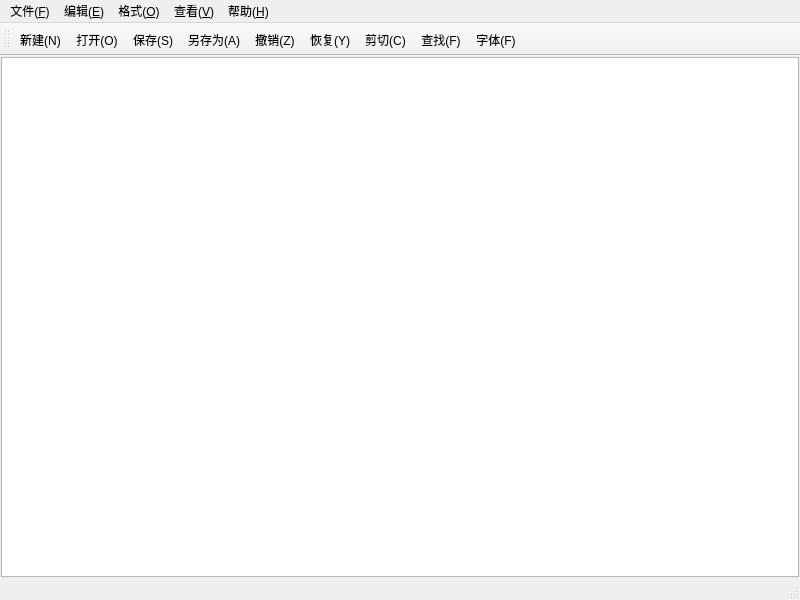
<?xml version="1.0" encoding="UTF-8"?>
<ui version="4.0">
 <class>MainWindow</class>
 <widget class="QMainWindow" name="MainWindow">
  <property name="geometry">
   <rect>
    <x>0</x>
    <y>0</y>
    <width>800</width>
    <height>600</height>
   </rect>
  </property>
  <property name="windowTitle">
   <string>MainWindow</string>
  </property>
  <widget class="QWidget" name="centralwidget">
   <layout class="QVBoxLayout" name="verticalLayout">
    <property name="spacing">
     <number>0</number>
    </property>
    <property name="leftMargin">
     <number>1</number>
    </property>
    <property name="topMargin">
     <number>1</number>
    </property>
    <property name="rightMargin">
     <number>1</number>
    </property>
    <property name="bottomMargin">
     <number>1</number>
    </property>
    <item>
     <layout class="QFormLayout" name="formLayout"/>
    </item>
    <item>
     <widget class="QPlainTextEdit" name="testEdit"/>
    </item>
   </layout>
  </widget>
  <widget class="QMenuBar" name="menubar">
   <property name="geometry">
    <rect>
     <x>0</x>
     <y>0</y>
     <width>800</width>
     <height>22</height>
    </rect>
   </property>
   <widget class="QMenu" name="menu">
    <property name="title">
     <string>文件(&amp;F)</string>
    </property>
    <addaction name="actionNew"/>
    <addaction name="actionOpen"/>
   </widget>
   <widget class="QMenu" name="menu_E">
    <property name="title">
     <string>编辑(&amp;E)</string>
    </property>
   </widget>
   <widget class="QMenu" name="menu_O">
    <property name="title">
     <string>格式(&amp;O)</string>
    </property>
    <addaction name="actionAutoExchangeLine"/>
    <addaction name="actionLineNumber"/>
    <addaction name="actionFort"/>
    <addaction name="actionColor"/>
    <addaction name="actionFornColor"/>
    <addaction name="actionSettingColor"/>
   </widget>
   <widget class="QMenu" name="menu_V">
    <property name="title">
     <string>查看(&amp;V)</string>
    </property>
   </widget>
   <widget class="QMenu" name="menu_H">
    <property name="title">
     <string>帮助(&amp;H)</string>
    </property>
    <addaction name="action_A"/>
   </widget>
   <addaction name="menu"/>
   <addaction name="menu_E"/>
   <addaction name="menu_O"/>
   <addaction name="menu_V"/>
   <addaction name="menu_H"/>
  </widget>
  <widget class="QStatusBar" name="statusbar"/>
  <widget class="QToolBar" name="toolBar">
   <property name="windowTitle">
    <string>toolBar</string>
   </property>
   <attribute name="toolBarArea">
    <enum>TopToolBarArea</enum>
   </attribute>
   <attribute name="toolBarBreak">
    <bool>false</bool>
   </attribute>
   <addaction name="actionNew"/>
   <addaction name="actionOpen"/>
   <addaction name="actionSave"/>
   <addaction name="actionSave_as"/>
   <addaction name="actionUndo"/>
   <addaction name="actionRedo"/>
   <addaction name="actionCut"/>
   <addaction name="actionFind"/>
   <addaction name="actionFort"/>
  </widget>
  <action name="actionNew">
   <property name="icon">
    <iconset>
     <normaloff>:/img/png/24px_blue/note_add.png</normaloff>:/img/png/24px_blue/note_add.png</iconset>
   </property>
   <property name="text">
    <string>新建(&amp;N)</string>
   </property>
   <property name="toolTip">
    <string>新建</string>
   </property>
   <property name="shortcut">
    <string>Ctrl+N</string>
   </property>
   <property name="menuRole">
    <enum>QAction::MenuRole::NoRole</enum>
   </property>
  </action>
  <action name="actionCopy">
   <property name="icon">
    <iconset>
     <normaloff>:/img/png/24px_blue/content_copy.png</normaloff>:/img/png/24px_blue/content_copy.png</iconset>
   </property>
   <property name="text">
    <string>复制(&amp;C)</string>
   </property>
   <property name="toolTip">
    <string>复制</string>
   </property>
   <property name="shortcut">
    <string>Ctrl+C</string>
   </property>
   <property name="menuRole">
    <enum>QAction::MenuRole::NoRole</enum>
   </property>
  </action>
  <action name="actionOpen">
   <property name="icon">
    <iconset>
     <normaloff>:/img/png/24px_blue/folder_open.png</normaloff>:/img/png/24px_blue/folder_open.png</iconset>
   </property>
   <property name="text">
    <string>打开(&amp;O)</string>
   </property>
   <property name="toolTip">
    <string>打开</string>
   </property>
   <property name="shortcut">
    <string>Ctrl+O</string>
   </property>
   <property name="menuRole">
    <enum>QAction::MenuRole::NoRole</enum>
   </property>
  </action>
  <action name="actionSave">
   <property name="icon">
    <iconset>
     <normaloff>:/img/png/24px_blue/save.png</normaloff>:/img/png/24px_blue/save.png</iconset>
   </property>
   <property name="text">
    <string>保存(&amp;S)</string>
   </property>
   <property name="toolTip">
    <string>保存</string>
   </property>
   <property name="shortcut">
    <string>Ctrl+S</string>
   </property>
   <property name="menuRole">
    <enum>QAction::MenuRole::NoRole</enum>
   </property>
  </action>
  <action name="actionCut">
   <property name="icon">
    <iconset>
     <normaloff>:/img/png/24px_blue/content_cut.png</normaloff>:/img/png/24px_blue/content_cut.png</iconset>
   </property>
   <property name="text">
    <string>剪切(&amp;C)</string>
   </property>
   <property name="toolTip">
    <string>剪切</string>
   </property>
   <property name="shortcut">
    <string>Ctrl+X</string>
   </property>
   <property name="menuRole">
    <enum>QAction::MenuRole::NoRole</enum>
   </property>
  </action>
  <action name="actionExit">
   <property name="icon">
    <iconset>
     <normaloff>:/img/png/24px_blue/exit_to_app.png</normaloff>:/img/png/24px_blue/exit_to_app.png</iconset>
   </property>
   <property name="text">
    <string>退出(&amp;W)</string>
   </property>
   <property name="toolTip">
    <string>退出</string>
   </property>
   <property name="menuRole">
    <enum>QAction::MenuRole::NoRole</enum>
   </property>
  </action>
  <action name="actionUndo">
   <property name="icon">
    <iconset>
     <normaloff>:/img/png/24px_blue/undo.png</normaloff>:/img/png/24px_blue/undo.png</iconset>
   </property>
   <property name="text">
    <string>撤销(&amp;Z)</string>
   </property>
   <property name="toolTip">
    <string>撤销</string>
   </property>
   <property name="shortcut">
    <string>Ctrl+Z</string>
   </property>
   <property name="menuRole">
    <enum>QAction::MenuRole::NoRole</enum>
   </property>
  </action>
  <action name="actionSave_as">
   <property name="icon">
    <iconset>
     <normaloff>:/img/png/24px_blue/save_as.png</normaloff>:/img/png/24px_blue/save_as.png</iconset>
   </property>
   <property name="text">
    <string>另存为(&amp;A)</string>
   </property>
   <property name="toolTip">
    <string>另存为</string>
   </property>
   <property name="menuRole">
    <enum>QAction::MenuRole::NoRole</enum>
   </property>
  </action>
  <action name="actionFind">
   <property name="icon">
    <iconset>
     <normaloff>:/img/png/24px_blue/find_in_page.png</normaloff>:/img/png/24px_blue/find_in_page.png</iconset>
   </property>
   <property name="text">
    <string>查找(&amp;F)</string>
   </property>
   <property name="toolTip">
    <string>查找</string>
   </property>
   <property name="shortcut">
    <string>Ctrl+F</string>
   </property>
   <property name="menuRole">
    <enum>QAction::MenuRole::NoRole</enum>
   </property>
  </action>
  <action name="actionReplace">
   <property name="icon">
    <iconset>
     <normaloff>:/img/png/24px_blue/find_replace.png</normaloff>:/img/png/24px_blue/find_replace.png</iconset>
   </property>
   <property name="text">
    <string>替换(&amp;R)</string>
   </property>
   <property name="toolTip">
    <string>替换</string>
   </property>
   <property name="shortcut">
    <string>Ctrl+H</string>
   </property>
   <property name="menuRole">
    <enum>QAction::MenuRole::NoRole</enum>
   </property>
  </action>
  <action name="actionFort">
   <property name="icon">
    <iconset>
     <normaloff>:/img/png/24px_blue/text_format.png</normaloff>:/img/png/24px_blue/text_format.png</iconset>
   </property>
   <property name="text">
    <string>字体(&amp;F)</string>
   </property>
   <property name="toolTip">
    <string>字体</string>
   </property>
   <property name="menuRole">
    <enum>QAction::MenuRole::NoRole</enum>
   </property>
  </action>
  <action name="actionPaste">
   <property name="icon">
    <iconset>
     <normaloff>:/img/png/24px_blue/content_paste.png</normaloff>:/img/png/24px_blue/content_paste.png</iconset>
   </property>
   <property name="text">
    <string>粘贴(&amp;P)</string>
   </property>
   <property name="toolTip">
    <string>粘贴</string>
   </property>
   <property name="shortcut">
    <string>Ctrl+V</string>
   </property>
   <property name="menuRole">
    <enum>QAction::MenuRole::NoRole</enum>
   </property>
  </action>
  <action name="actionTool">
   <property name="icon">
    <iconset>
     <normaloff>:/img/png/24px_blue/settings.png</normaloff>:/img/png/24px_blue/settings.png</iconset>
   </property>
   <property name="text">
    <string>工具栏(&amp;T)</string>
   </property>
   <property name="toolTip">
    <string>工具栏</string>
   </property>
   <property name="menuRole">
    <enum>QAction::MenuRole::NoRole</enum>
   </property>
  </action>
  <action name="actionAll">
   <property name="icon">
    <iconset>
     <normaloff>:/img/png/24px_blue/select_all.png</normaloff>:/img/png/24px_blue/select_all.png</iconset>
   </property>
   <property name="text">
    <string>全选(&amp;A)</string>
   </property>
   <property name="toolTip">
    <string>全选</string>
   </property>
   <property name="shortcut">
    <string>Ctrl+A</string>
   </property>
   <property name="menuRole">
    <enum>QAction::MenuRole::NoRole</enum>
   </property>
  </action>
  <action name="actionRedo">
   <property name="icon">
    <iconset>
     <normaloff>:/img/png/24px_blue/redo.png</normaloff>:/img/png/24px_blue/redo.png</iconset>
   </property>
   <property name="text">
    <string>恢复(&amp;Y)</string>
   </property>
   <property name="toolTip">
    <string>恢复</string>
   </property>
   <property name="shortcut">
    <string>Ctrl+Y</string>
   </property>
   <property name="menuRole">
    <enum>QAction::MenuRole::NoRole</enum>
   </property>
  </action>
  <action name="actionAbout">
   <property name="icon">
    <iconset>
     <normaloff>:/img/png/24px_blue/info.png</normaloff>:/img/png/24px_blue/info.png</iconset>
   </property>
   <property name="text">
    <string>关于(&amp;A)</string>
   </property>
   <property name="toolTip">
    <string>关于</string>
   </property>
   <property name="menuRole">
    <enum>QAction::MenuRole::NoRole</enum>
   </property>
  </action>
  <action name="action_A">
   <property name="icon">
    <iconset>
     <normaloff>:/img/png/24px_blue/info.png</normaloff>:/img/png/24px_blue/info.png</iconset>
   </property>
   <property name="text">
    <string>关于(&amp;A)</string>
   </property>
  </action>
  <action name="actionColor">
   <property name="icon">
    <iconset>
     <normaloff>:/img/png/24px_blue/format_color_text.png</normaloff>:/img/png/24px_blue/format_color_text.png</iconset>
   </property>
   <property name="text">
    <string>字体颜色</string>
   </property>
   <property name="toolTip">
    <string>字体颜色</string>
   </property>
   <property name="menuRole">
    <enum>QAction::MenuRole::NoRole</enum>
   </property>
  </action>
  <action name="actionSettingColor">
   <property name="text">
    <string>编辑器背景色</string>
   </property>
   <property name="toolTip">
    <string>编辑器背景色</string>
   </property>
   <property name="menuRole">
    <enum>QAction::MenuRole::NoRole</enum>
   </property>
  </action>
  <action name="actionLineNumber">
   <property name="checkable">
    <bool>true</bool>
   </property>
   <property name="icon">
    <iconset>
     <normaloff>:/img/png/24px_blue/format_list_numbered.png</normaloff>:/img/png/24px_blue/format_list_numbered.png</iconset>
   </property>
   <property name="text">
    <string>显示行号</string>
   </property>
   <property name="toolTip">
    <string>显示行号</string>
   </property>
   <property name="menuRole">
    <enum>QAction::MenuRole::NoRole</enum>
   </property>
  </action>
  <action name="actionFornColor">
   <property name="icon">
    <iconset>
     <normaloff>:/img/png/24px_blue/highlight.png</normaloff>:/img/png/24px_blue/highlight.png</iconset>
   </property>
   <property name="text">
    <string>字体背景色</string>
   </property>
   <property name="toolTip">
    <string>字体背景色</string>
   </property>
   <property name="menuRole">
    <enum>QAction::MenuRole::NoRole</enum>
   </property>
  </action>
  <action name="actionAutoExchangeLine">
   <property name="checkable">
    <bool>true</bool>
   </property>
   <property name="icon">
    <iconset>
     <normaloff>:/img/png/24px_blue/wrap_text.png</normaloff>:/img/png/24px_blue/wrap_text.png</iconset>
   </property>
   <property name="text">
    <string>自动换行(&amp;W)</string>
   </property>
   <property name="toolTip">
    <string>自动换行</string>
   </property>
   <property name="menuRole">
    <enum>QAction::MenuRole::NoRole</enum>
   </property>
  </action>
 </widget>
 <resources>
  <include location="notepad.qrc"/>
 </resources>
 <connections/>
</ui>
